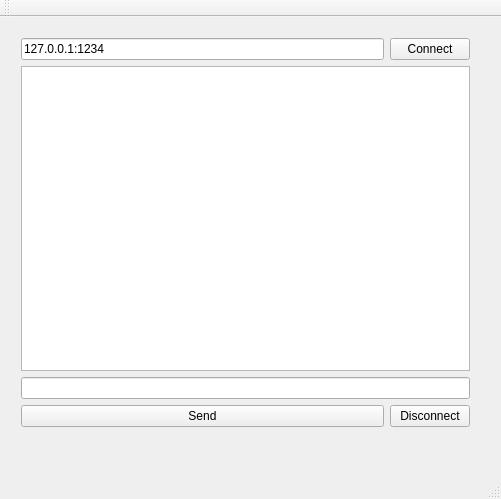
<?xml version="1.0" encoding="UTF-8"?>
<ui version="4.0">
 <class>MainWindow</class>
 <widget class="QMainWindow" name="MainWindow">
  <property name="geometry">
   <rect>
    <x>0</x>
    <y>0</y>
    <width>501</width>
    <height>499</height>
   </rect>
  </property>
  <property name="windowTitle">
   <string>MainWindow</string>
  </property>
  <widget class="QWidget" name="centralWidget">
   <widget class="QWidget" name="gridLayoutWidget">
    <property name="geometry">
     <rect>
      <x>10</x>
      <y>10</y>
      <width>471</width>
      <height>411</height>
     </rect>
    </property>
    <layout class="QGridLayout" name="gridLayout">
     <item row="4" column="1">
      <widget class="QPushButton" name="disconnectButton">
       <property name="text">
        <string>Disconnect</string>
       </property>
      </widget>
     </item>
     <item row="4" column="0">
      <widget class="QPushButton" name="sendButton">
       <property name="text">
        <string>Send</string>
       </property>
      </widget>
     </item>
     <item row="2" column="0" colspan="2">
      <widget class="QTextEdit" name="msgBrowser">
       <property name="readOnly">
        <bool>true</bool>
       </property>
      </widget>
     </item>
     <item row="3" column="0" colspan="2">
      <widget class="QLineEdit" name="msgEdit"/>
     </item>
     <item row="0" column="0">
      <widget class="QLineEdit" name="urlEdit">
       <property name="text">
        <string>127.0.0.1:1234</string>
       </property>
      </widget>
     </item>
     <item row="0" column="1">
      <widget class="QPushButton" name="clientButton">
       <property name="text">
        <string>Connect</string>
       </property>
      </widget>
     </item>
    </layout>
   </widget>
  </widget>
  <widget class="QMenuBar" name="menuBar">
   <property name="geometry">
    <rect>
     <x>0</x>
     <y>0</y>
     <width>501</width>
     <height>21</height>
    </rect>
   </property>
  </widget>
  <widget class="QToolBar" name="mainToolBar">
   <attribute name="toolBarArea">
    <enum>TopToolBarArea</enum>
   </attribute>
   <attribute name="toolBarBreak">
    <bool>false</bool>
   </attribute>
  </widget>
  <widget class="QStatusBar" name="statusBar"/>
 </widget>
 <layoutdefault spacing="6" margin="11"/>
 <resources/>
 <connections/>
</ui>
